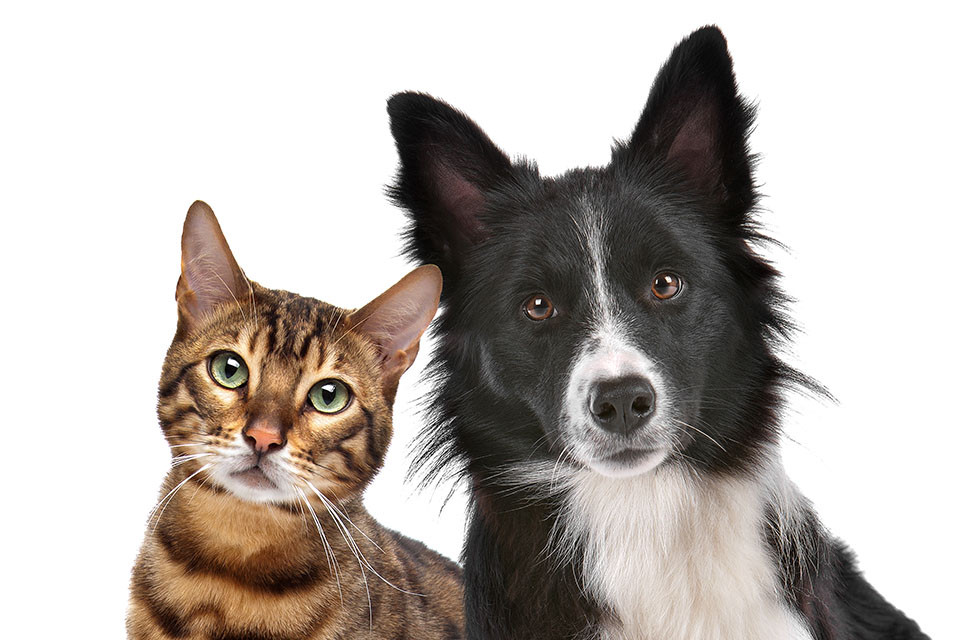
#> input picture tests/test_image.jpg, 960 x 640 px; its folder holds only this picture in this run
$ python -i depth.py   (imports and definitions only)   (older library calls are emulated)
#> lines starting #> are read from the running program, lines starting #| are printed output that depends on the picture
#> further down, picture is the input picture: PIL image 960x640 RGB; mean R, G, B 185.7, 178.9, 174
"""
Serviço de análise de profundidade de campo e foco
"""
from PIL import Image
import numpy as np
import cv2
from typing import Dict


class DepthService:
    """Serviço para análise de profundidade de campo e blur"""

    def analyze_depth_of_field(self, image: Image) -> Dict:
        """
        Analisa profundidade de campo usando variância do Laplaciano

        Args:
            image: PIL Image

        Returns:
            Dicionário com análise de foco e profundidade
        """
        try:
            img_array = np.array(image.convert("RGB"))
            gray = cv2.cvtColor(img_array, cv2.COLOR_RGB2GRAY)
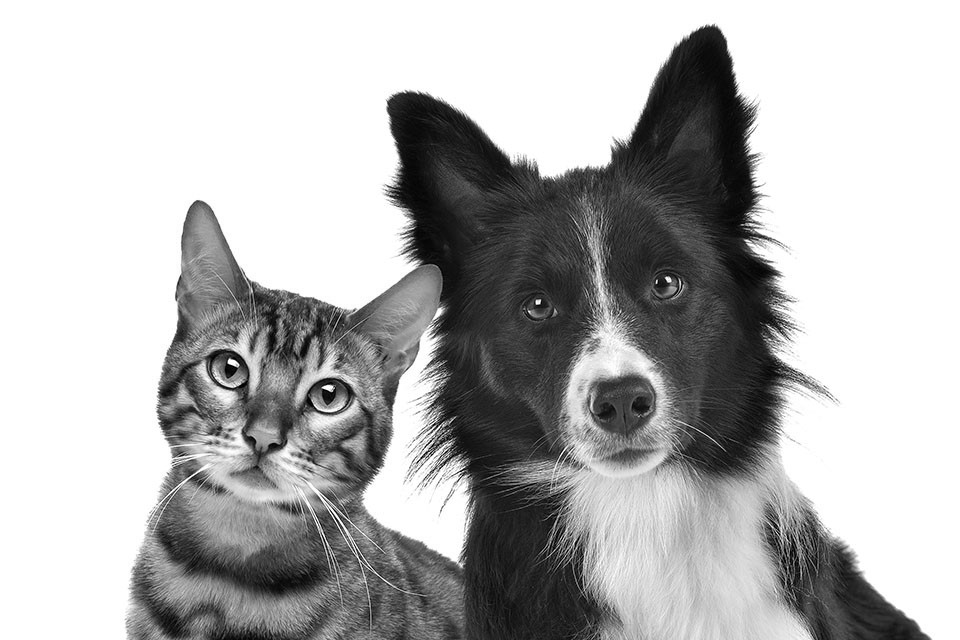
#> gray: shape (640, 960); min 0, max 255, mean 180.4

            height, width = gray.shape
#> height = 640; width = 960

            # Divide em quadrantes para análise local
            h_mid = height // 2
#> h_mid = 320
            w_mid = width // 2
#> w_mid = 480

            quadrants = {
                "superior_esquerdo": gray[0:h_mid, 0:w_mid],
                "superior_direito": gray[0:h_mid, w_mid:width],
                "inferior_esquerdo": gray[h_mid:height, 0:w_mid],
                "inferior_direito": gray[h_mid:height, w_mid:width],
                "centro": gray[h_mid//2:h_mid+h_mid//2, w_mid//2:w_mid+w_mid//2]
            }

            # Calcula variância do Laplaciano para cada quadrante
            laplacian_variances = {}
            for name, quadrant in quadrants.items():
                laplacian = cv2.Laplacian(quadrant, cv2.CV_64F)
                variance = laplacian.var()
                laplacian_variances[name] = {
                    "variance": round(float(variance), 2),
                    "focus_level": "alto" if variance > 100 else ("medio" if variance > 50 else "baixo")
                }
#> this loop made 5 passes
#> (name, variance) on passes 1 to 5: ('superior_esquerdo', 445.9), ('superior_direito', 961.5), ('inferior_esquerdo', 3743.8), ('inferior_direito', 2481.6), ('centro', 3293.8)
#> pass 1, in analyze_depth_of_field, `laplacian = cv2.Laplacian(quadrant, cv2.CV_64F)`:
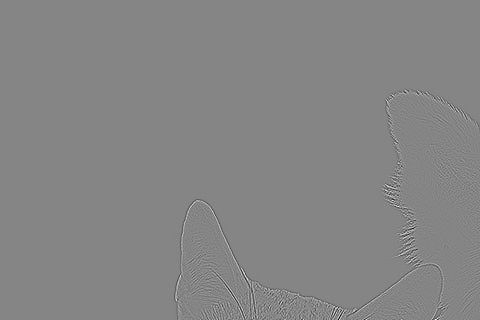
#> laplacian: shape (320, 480) float64; min -429, max 393, mean 0; drawn with min black and max white
#> pass 2, in analyze_depth_of_field, `laplacian = cv2.Laplacian(quadrant, cv2.CV_64F)`:
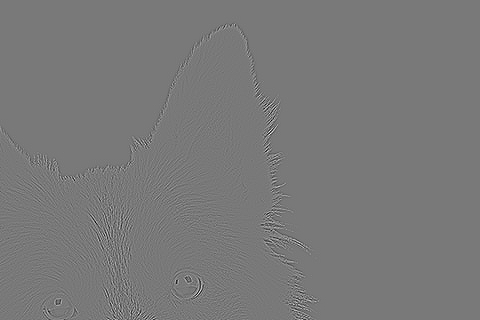
#> laplacian: shape (320, 480) float64; min -458, max 505, mean 0; drawn with min black and max white
#> pass 3, in analyze_depth_of_field, `laplacian = cv2.Laplacian(quadrant, cv2.CV_64F)`:
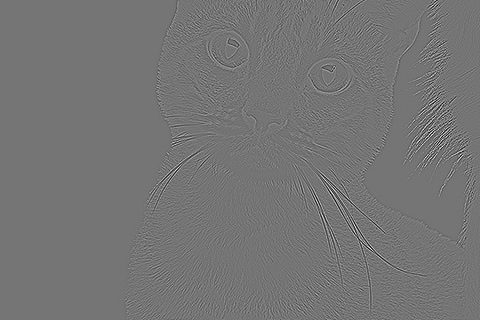
#> laplacian: shape (320, 480) float64; min -590, max 695, mean 0; drawn with min black and max white
#> after the loop, laplacian_variances = 5 items

            # Determina área mais focada
            max_variance = max([v["variance"] for v in laplacian_variances.values()])
#> max_variance = 3743.8
            min_variance = min([v["variance"] for v in laplacian_variances.values()])
#> min_variance = 445.9

            most_focused = max(laplacian_variances.items(), key=lambda x: x[1]["variance"])
            least_focused = min(laplacian_variances.items(), key=lambda x: x[1]["variance"])

            # Classifica profundidade de campo
            variance_range = max_variance - min_variance
#> variance_range = 3297.9
            if variance_range > 200:
                depth_type = "rasa"
                depth_explanation = "Grande variação de foco cria hierarquia visual clara"
            elif variance_range > 100:
                depth_type = "moderada"
                depth_explanation = "Variação moderada de foco guia atenção sem distração"
            else:
                depth_type = "profunda"
                depth_explanation = "Foco uniforme transmite clareza e realismo"

            # Análise geral
            avg_variance = np.mean([v["variance"] for v in laplacian_variances.values()])
#> avg_variance = 2185.3
            overall_focus = "alto" if avg_variance > 100 else ("medio" if avg_variance > 50 else "baixo")
#> overall_focus = 'alto'

            return {
                "overall_focus_level": overall_focus,
                "average_variance": round(float(avg_variance), 2),
                "depth_of_field_type": depth_type,
                "depth_explanation": depth_explanation,
                "most_focused_region": most_focused[0],
                "least_focused_region": least_focused[0],
                "quadrant_analysis": laplacian_variances,
                "explicacao": f"Profundidade de campo {depth_type}: {depth_explanation}. Área mais focada: {most_focused[0]}. Em neuromarketing, áreas desfocadas direcionam o olhar para elementos principais e criam sensação de profundidade."
            }
        except Exception as e:
            return {
                "overall_focus_level": "indefinido",
                "average_variance": 0.0,
                "depth_of_field_type": "indefinido",
                "error": str(e)
            }


# Instância global do serviço
depth_service = DepthService()

>>> from PIL import Image
>>> picture = Image.open('../tests/test_image.jpg')
>>> result = DepthService().analyze_depth_of_field(picture)
#> result = 8 items
